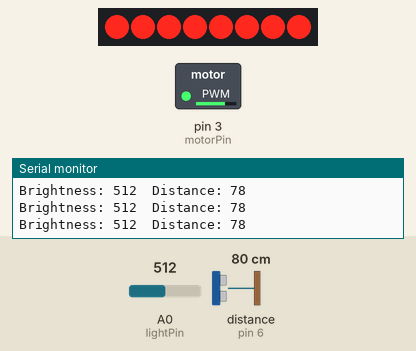
Recording of a sketch running on a simulated Arduino Uno, built with avr-gcc and run on an emulated ATmega328P. Shown: 8 shift-register outputs drawn as a row of LEDs (first output left, lit = HIGH), switched loads named in the sketch (green lamp = pin HIGH), the last lines printed to the serial monitor. Wiring (inferred from the names in the program): ultrasonic range finder: trigger pin 5; echo pin 6; shift register (74HC595): data pin 12; shift clock pin 11; latch pin 13. Wiring (inferred from the signals the program sends): row of LEDs: on Q0, Q1, Q2, Q3, Q4, Q5, Q6, Q7. Inputs (shaded band) come from the test bench; at power-on: A0 (lightPin) = 512, distance to the obstacle (sensor on pin 6) 80 cm. The echo pulse lasts 58.3 µs per cm; pins used as bus, display or sensor lines are not drawn.

Above: at 1.2 s.
1.3 s: A0 (lightPin) set to 286
At 1.6 s:
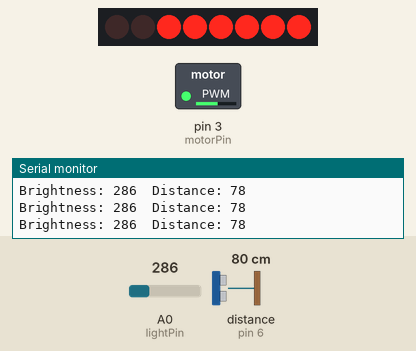
2.8 s: A0 (lightPin) set to 262
At 3.3 s:
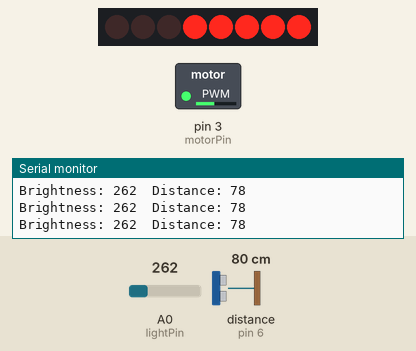
4.3 s: A0 (lightPin) set to 145
At 5.1 s:
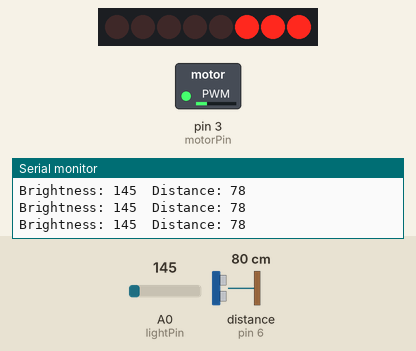
5.8 s: A0 (lightPin) set to 126
At 6.8 s:
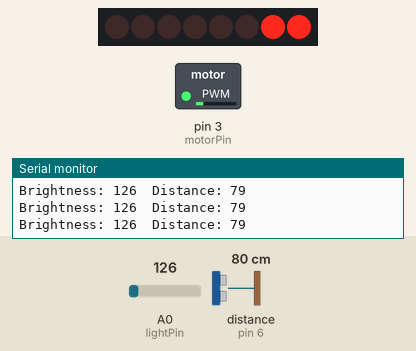
7.3 s: A0 (lightPin) set to 49
At 8.4 s:
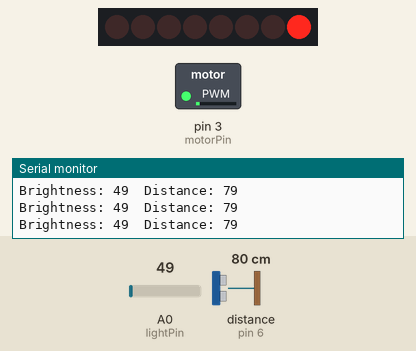
8.8 s: A0 (lightPin) set to 40
At 9.5 s:
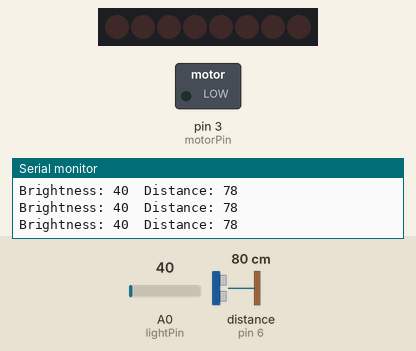
Timing chart, 0 to 11.3 s (numbered marks = the images above; inputs shaded):
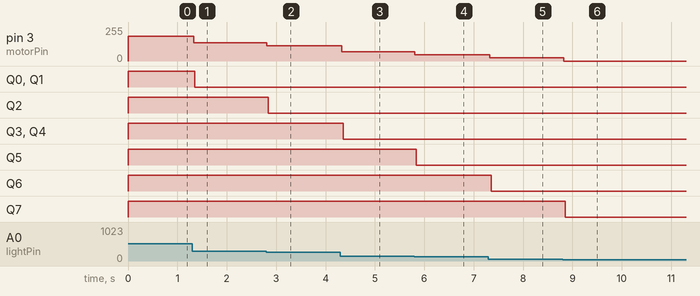

The sketch:

ShiftRegister_PhotocellwFan.ino
```cpp
int brightness = 45; //adjustable based on brightness of surroundings
int lightPin = 0;

int clockPin = 11;
int dataPin = 12;
int latchPin = 13;

int motorPin = 3;

int leds = 0;

const int trigPin = 5;
const int echoPin = 6;
long duration;
int distance;

const int numReadings = 10;

int readings[numReadings];      // the readings from the analog input
int readIndex = 0;              // the index of the current reading
int total = 0;                  // the running total
int average = 0;

void setup()
{
  pinMode(latchPin, OUTPUT);
  pinMode(dataPin, OUTPUT);
  pinMode(clockPin, OUTPUT);
  pinMode(motorPin, OUTPUT);
  pinMode(trigPin, OUTPUT); // Sets the trigPin as an Output
  pinMode(echoPin, INPUT);
  Serial.begin(9600);
  for (int thisReading = 0; thisReading < numReadings; thisReading++) {
    readings[thisReading] = 0;
  }
}
 //photocell gives readings between 1023 and 0 but does usually
 //reach max readings so to get a range of values between 1 and 8
 //in different settings the brightness divisor changes
void loop()
{
  digitalWrite(trigPin, LOW);
  delayMicroseconds(2);
  digitalWrite(trigPin, HIGH);
  delayMicroseconds(10);
  digitalWrite(trigPin, LOW);

  duration = pulseIn(echoPin, HIGH);
  distance= duration*0.034/2;

  int reading  = analogRead(lightPin);

  int numLEDSLit = reading / brightness;
  if (numLEDSLit > 8) numLEDSLit = 8;
  leds = 0;   // no LEDs lit to start
  for (int i = 0; i < numLEDSLit; i++)
  {
    leds = leds + (1 << i);  // sets the i'th bit
  }
  updateShiftRegister();
  int speed = numLEDSLit*23; //speed is x23 the number of LEDs on
  if (speed > 255) speed = 255;
    if (speed >= 0)
    {
      analogWrite(motorPin, speed);
    }
    Serial.print("Brightness: ");
    Serial.print(reading);
    Serial.print("  Distance: ");
    Serial.println(distance);
}

void updateShiftRegister()
{
   digitalWrite(latchPin, LOW);
   shiftOut(dataPin, clockPin, LSBFIRST, leds);
   digitalWrite(latchPin, HIGH);
}
```

Measured:
- the behaviour switches between 270 and 269 on A0 (lightPin) (found by bisection; images 1 and 2)
- the behaviour switches between 135 and 134 on A0 (lightPin) (found by bisection; images 3 and 4)
- the behaviour switches between 45 and 44 on A0 (lightPin) (found by bisection; images 5 and 6)
- after the input at 1.3 s, pin 3 (motorPin): 184/255 → 138/255 at once; Q0, Q1: HIGH → LOW after 0.06 s
- after the input at 2.8 s, pin 3 (motorPin): 138/255 → 115/255 at once; Q2: HIGH → LOW at once
- after the input at 4.3 s, pin 3 (motorPin): 115/255 → 69/255 at once; Q3, Q4: HIGH → LOW after 0.06 s
- after the input at 5.8 s, pin 3 (motorPin): 69/255 → 46/255 at once; Q5: HIGH → LOW at once
- after the input at 7.3 s, pin 3 (motorPin): 46/255 → 23/255 at once; Q6: HIGH → LOW after 0.05 s
- after the input at 8.8 s, pin 3 (motorPin): 23/255 → 0/255 at once; Q7: HIGH → LOW after 0.05 s
